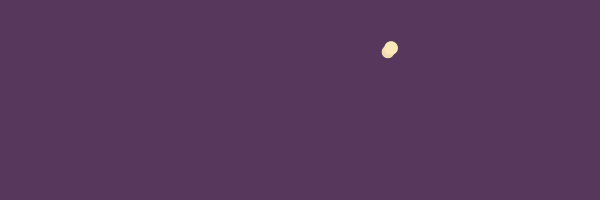
Frame 1 (no input)
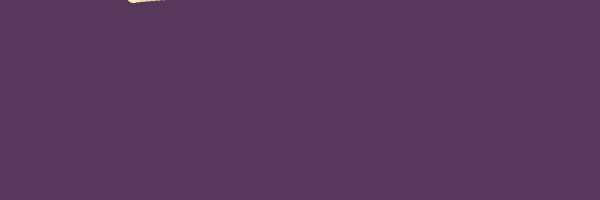
Frame 60 (the mouse pressed at the canvas centre just before this capture)
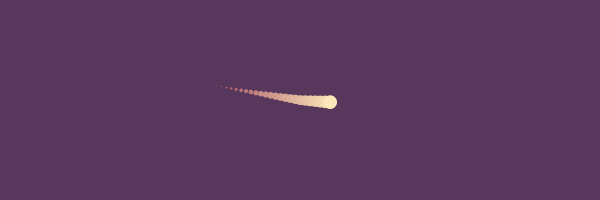
Frame 120 (the mouse held since frame 60 and released just before this capture)

The Processing sketch that drew these frames (run headless with seeded random() and noise(); from frame 60 on, the mouse is pressed at the canvas centre):

// Processing sketch: processing_155266
// ── processing_155266.pde

/*----------------------------------
 
 Copyright by Diana Lange 2014
 Don't use without any permission. Creative Commons: Attribution Non-Commercial.
 
 mail: kontakt@diana-lange.de
 web: diana-lange.de
 facebook: https://www.facebook.com/DianaLangeDesign
 flickr: http://www.flickr.com/photos/dianalange/collections/
 tumblr: http://dianalange.tumblr.com/
 twitter: http://twitter.com/DianaOnTheRoad
 vimeo: https://vimeo.com/dianalange/videos
 
 -----------------------------------*/

PVector direction;
float speed;
float forceStrength;

Fish f;

void setup ()
{
  size (600, 200);
  smooth();

  f = new Fish (random (width), random (height));
  speed = 5;
  float angle = random (TWO_PI);
  direction = new PVector (cos (angle), sin (angle));
  forceStrength = 0.2;

  frameRate (30);
}

void draw ()
{
  background (#57385c);

  move();
  steer (mouseX, mouseY);
  f.display();
}

class Fish
{
  PVector [] location;
  float ellipseSize;

  color c1;
  color c2;

  Fish (float x, float y)
  {
    location = new PVector [round (random (15, 25))];
    location[0] = new PVector (x, y);

    for (int i = 1; i < location.length; i++)
    {
      location[i] = location[0].get ();
    }
    ellipseSize = random (6, 40);
    c1 = #ffedbc;
    c2 = #A75265;
  }

  PVector getHead ()
  {
    return location [location.length-1].get();
  }

  void setHead (PVector pos)
  {
    location [location.length-1]= pos.get();

    updateBody ();
  }

  // HELPERS ---------------

  void updateBody ()
  {
    for (int i = 0; i < location.length-1; i++)
    {
      location [i] = location [i+1];
    }
  }

  // DISPLAY --------------------

  void display ()
  {
    noStroke();
    for (int i = 0; i < location.length; i++)
    {
      color c = lerpColor (c1, c2, map (i, 0, location.length, 1, 0 ) );
      float s = map (i, 0, location.length, 1, ellipseSize  );

      fill (c);
      ellipse (location[i].x, location [i].y, s, s);
    }
  }
}

void steer (float x, float y)
{
  PVector location = f.getHead();

  float angle = atan2 (y-location.y, x -location.x);

  PVector force = new PVector (cos (angle), sin (angle));
  force.mult (forceStrength);

  direction.add (force);
  direction.normalize();
}


// MOVE -----------------------------------------

void move ()
{
  PVector location = f.getHead();

  PVector velocity = direction.get();
  velocity.mult (speed);
  location.add (velocity);

  f.setHead (location);
}
